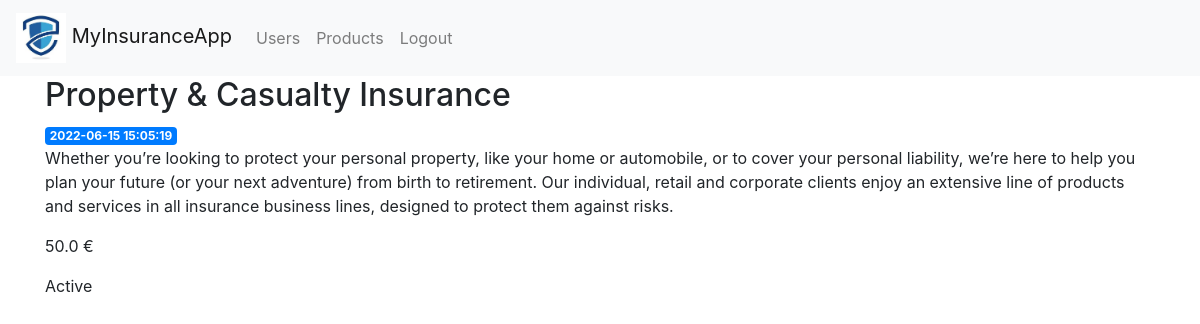
/products/1 (signed in), run on an earlier commit of the app's database.
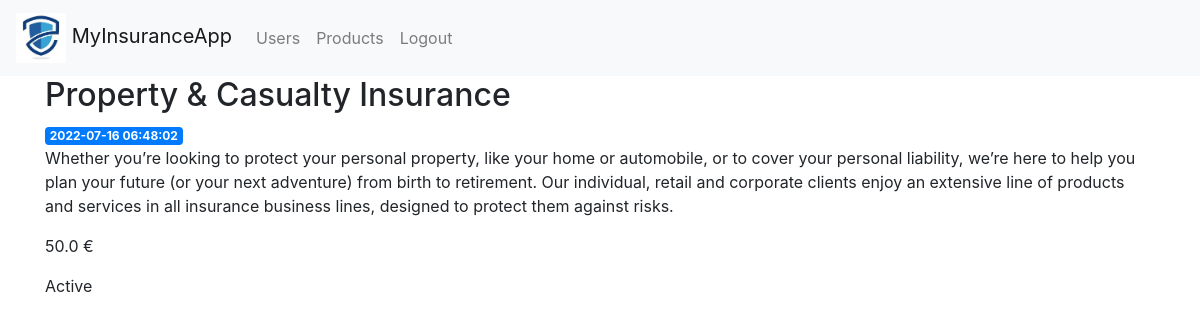
And on a later commit of the database.
### tables this page shows
CREATE TABLE products(
    id INTEGER PRIMARY KEY AUTOINCREMENT,
    created TIMESTAMP DEFAULT CURRENT_TIMESTAMP,
    name TEXT ,
    description TEXT,
    cost float ,
    is_active boolean
);

### project/controllers/web/product_controller.py (the view)
@app.route('/products/<int:product_id>')
def product(product_id):
    if not session.get("id"):
        return redirect(url_for('login'))
    theproduct = get_product(product_id)
    return render_template('product/product.html', product=theproduct)

### project/persistence/__init__.py (called while the page is built)
def dict_factory(cursor, row):
    d = {}
    for idx, col in enumerate(cursor.description):
        d[col[0]] = row[idx]
    return d

def get_db_connection():
    conn = sqlite3.connect('./database/database.db')
    conn.row_factory = dict_factory
    return conn

### project/persistence/products_dao.py (called while the page is built)
def get_product(product_id):
    conn = get_db_connection()
    product = conn.execute('SELECT * FROM products WHERE id = ?',
                        (product_id,)).fetchone()
    conn.close()
    if product is None:
        abort(404)
    return product

### project/templates/product/product.html
{% extends 'base.html' %}
{% block content %}
    <h2>{% block name %} {{ product['name'] }} {% endblock %}</h2>
    <span class="badge badge-primary">{{ product['created'] }}</span>
    <p>{{ product['description'] }}</p>
    <p>{{ product['cost'] }} €</p>
    <p>{{  'Active' if product['is_active'] else 'No active' }}</p>
{% endblock %}

What changed in the data, as far as the page shows it:
changed products "Property & Casualty Insurance": created "2022-06-15 15:05:19" → "2022-07-16 06:48:02"
